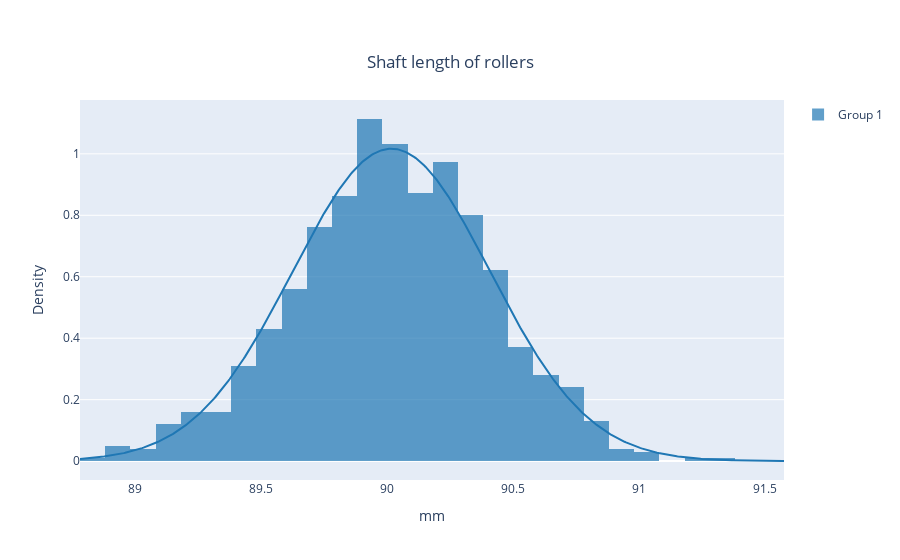

Here is the notebook cell this chart was saved with:
### Code cell
group_labels = ['Group 1']
fig = ff.create_distplot([dat['Shaft length']], group_labels,bin_size=0.1,
                         curve_type='normal', show_rug=False 
                         )
fig.update_layout(title={'text':'Shaft length of rollers',
                          'y':0.9,
                          'x':0.5,
                          'xanchor':'center',
                          'yanchor':'top'},
                   yaxis={'title':'Density'},
                   xaxis={'title':'mm'})
fig.show()

### Figure 1 — Plotly figure (JSON) as saved in the notebook; plotly's stock layout.template omitted (floating-point values rounded to 4 significant figures; data arrays with more than 128 entries replaced by an {"elided": "..."} marker saying what was removed)
{"data": [{"autobinx": false, "histnorm": "probability density", "legendgroup": "Group 1", "marker": {"color": "rgb(31, 119, 180)"}, "name": "Group 1", "opacity": 0.7, "type": "histogram", "x": {"elided": "998 float values"}, "xaxis": "x", "xbins": {"end": 91.58, "size": 0.1, "start": 88.78}, "yaxis": "y"}, {"legendgroup": "Group 1", "marker": {"color": "rgb(31, 119, 180)"}, "mode": "lines", "name": "Group 1", "showlegend": false, "type": "scatter", "x": {"elided": "500 float values"}, "xaxis": "x", "y": {"elided": "500 float values"}, "yaxis": "y"}], "layout": {"barmode": "overlay", "hovermode": "closest", "legend": {"traceorder": "reversed"}, "title": {"text": "Shaft length of rollers", "x": 0.5, "xanchor": "center", "y": 0.9, "yanchor": "top"}, "xaxis": {"anchor": "y2", "domain": [0, 1], "title": {"text": "mm"}, "zeroline": false}, "yaxis": {"anchor": "free", "domain": [0, 1], "position": 0, "title": {"text": "Density"}}}}
